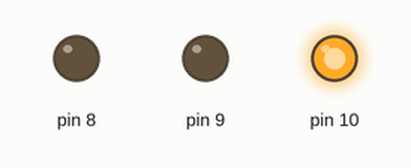
Bench run of a sketch on a simulated Arduino Uno, built with avr-gcc and run on an emulated ATmega328P. Shown: output pins drawn as LEDs (lit = HIGH).

Above: at 2.5 s.
At 6.0 s:
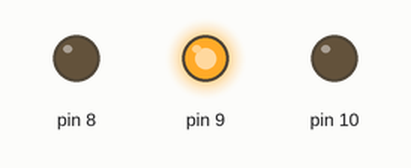
At 9.0 s:
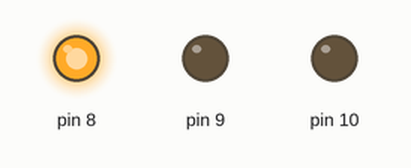
Timing chart, 0 to 14.3 s (numbered marks = the images above):
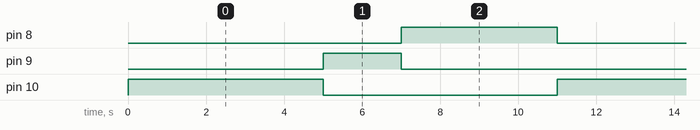

The sketch:

ex4.ino
```cpp
void setup() {
  pinMode(8, OUTPUT);
  pinMode(9, OUTPUT);
  pinMode(10, OUTPUT);

}

void loop() {
  red();
  yellow();
  green();
}

void red(){
  digitalWrite(10, HIGH);
  delay(5000);
  digitalWrite(10, LOW);

}

void green(){
  digitalWrite(8, HIGH);
  delay(4000);
  digitalWrite(8, LOW);
}

void yellow(){
  digitalWrite(9, HIGH);
  delay(2000);
  digitalWrite(9, LOW);
}
```

Measured:
- by itself, pin 8: alternates HIGH for 4.0 s and LOW for 7.0 s
- by itself, pin 9: alternates HIGH for 2.0 s and LOW for 9.0 s
- by itself, pin 10: alternates HIGH for 5.0 s and LOW for 6.0 s
